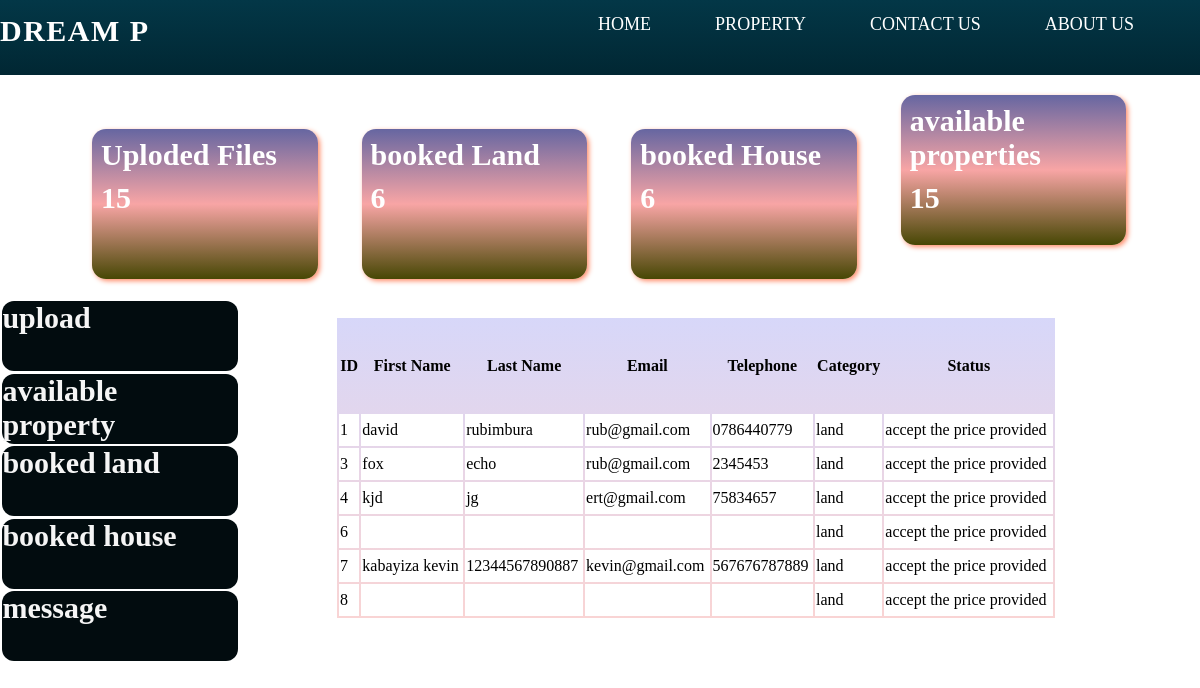
Screenshot of /bookedland.php with the database file from the repository.
### tables this page shows
CREATE TABLE `uploaded` (
  `idupload` int(11) NOT NULL,
  `file` varchar(255) NOT NULL,
  `category` varchar(255) NOT NULL,
  `province` varchar(255) NOT NULL,
  `district` varchar(255) NOT NULL,
  `sector` varchar(255) NOT NULL,
  `cell` varchar(255) NOT NULL,
  `village` varchar(255) NOT NULL,
  `value` decimal(10,2) NOT NULL,
  `latitude` decimal(9,6) NOT NULL,
  `longitude` decimal(9,6) NOT NULL
);

CREATE TABLE `booked` (
  `id` int(11) NOT NULL,
  `fname` varchar(255) DEFAULT NULL,
  `lname` varchar(255) DEFAULT NULL,
  `email` varchar(255) DEFAULT NULL,
  `tel` varchar(20) DEFAULT NULL,
  `category` varchar(255) DEFAULT NULL,
  `status` varchar(255) DEFAULT NULL
);

### bookedland.php (the view, shortened to what this page needs)
<?php include("config.php"); ?>
<?php
    $query = "SELECT COUNT(*) AS total FROM uploaded";
    $result = mysqli_query($con, $query);
    if ($result && mysqli_num_rows($result) > 0) {
        $row = mysqli_fetch_assoc($result);
        $totalCount = $row['total'];
    } else {
        $totalCount = 0;
    }
    $query = "SELECT idupload FROM uploaded ORDER BY idupload DESC LIMIT 1";
$result = mysqli_query($con, $query);
if ($result && mysqli_num_rows($result) > 0) {
    $row = mysqli_fetch_assoc($result);
    $lastId = $row['idupload'];
} else {
    $lastId = 0;
}
$query = "SELECT COUNT(*) AS count FROM property.booked WHERE category = 'land'";
$result = mysqli_query($con, $query);
$row = mysqli_fetch_assoc($result);
$count1 = $row['count'];
?><?php
$query = "SELECT COUNT(*) AS count FROM property.booked WHERE category = 'house'";
$result = mysqli_query($con, $query);
$row = mysqli_fetch_assoc($result);
$count = $row['count'];
?>
<!DOCTYPE html><html><head><title>page2</title>
    <link rel="stylesheet" type="text/css" href="home.css">
    <link rel="stylesheet" href="https://cdnjs.cloudflare.com/ajax/libs/font-awesome/6.4.2/css/all.min.css" />
    </head>
    <body>
        <nav>
            <div class="logo">
       <p>DREAM P</p>
            </div>
            <ul>
           <li><a href="index.php">Home</a></li>
          <li><a href="property.php">property</a></li>
          <li><a href="contact.php">contact us</a></li>
            <li><a href="about.php">about us</a></li></ul>
        </nav>
        <div class="dashboard">
    <div class="dashboard1">
        <p>Uploded Files</p>
        <p><?php echo $lastId; ?></p>
    </div>
    <div class="dashboard1">
        <p>booked Land</p>
        <p><?php echo $count1; ?></p>
    </div>
    <div class="dashboard1">
        <p>booked House</p>
        <p><?php echo $count; ?></p>
    </div>
    <div class="dashboard1">
        <p>available properties</p>
        <p><?php echo $totalCount; ?></p>
    </div>
</div>
    <div class="design1"><div class="design10">
    <a href="upload.php">
  <div class="design11">upload</div>
  </a>
<a href="uploadedfiles.php"><div class="design11">available property</div></a>
        <a href="bookedland.php"><div class="design11">booked land</div></a>
        <a href="bookedhouse.php"><div class="design11">booked house</div></a>
        <a href="message.php"><div class="design11">message</div></a></div>
        <div class="design12">
        <div class="dashboard4">
    <?php
$query = "SELECT * FROM booked WHERE category = 'land'";
$result = mysqli_query($con, $query);
echo '<div>';
echo '<table>';
echo '<tr>';
echo '<th>ID</th>';
echo '<th>First Name</th>';
echo '<th>Last Name</th>';
echo '<th>Email</th>';
echo '<th>Telephone</th>';
echo '<th>Category</th>';
echo '<th>Status</th>';
echo '</tr>';
while ($row = mysqli_fetch_assoc($result)) {
    echo '<tr>';
    echo '<td>' . $row['id'] . '</td>';
    echo '<td>' . $row['fname'] . '</td>';
    echo '<td>' . $row['lname'] . '</td>';
    echo '<td>' . $row['email'] . '</td>';
    echo '<td>' . $row['tel'] . '</td>';
    echo '<td>' . $row['category'] . '</td>';
    echo '<td>' . $row['status'] . '</td>';
    echo '</tr>';
}
echo '</table>';
echo '</div>';
?></div></div><br><br>
</body></html>

### home.css (style rules this page uses)
* { margin: 0%; text-decoration: none; }
nav { width: 100%; height: 75px ; background-image: linear-gradient(#033747,#012733); }
nav .logo { margin-top: 1.2%; font-size: 30px; font-weight: bold; float: left; color: white; text-transform: uppercase; letter-spacing: 1.5px; cursor: pointer; }
nav ul { float: right; margin-right: 3%; margin-top: 1.2%; }
nav li { display: inline-block; }
nav li a { font-size: 18px; text-transform: uppercase; padding: 35px 30px; color: white; text-decoration: none; }
.dashboard { margin-left: 6%; }
.dashboard p { font-size: 30px; color: white; font-weight: 700; margin: 4%; }
.dashboard1 { height: 150px; width: 20%; background-image: linear-gradient(rgb(102, 102, 161),rgb(248, 165, 165),rgb(71, 71, 4)); display: inline-block; margin: 20px; border-radius: 14px; box-shadow: 2px 2px 5px #ff8c69; }
.dashboard4 { margin: 19px; margin-bottom: 5%; }
.dashboard4 table { height: 300px; width: 80%; background-image: linear-gradient(rgb(215, 215, 249),rgb(249, 212, 212)); position: relative; margin-left: 6%; margin-bottom: 5%; }
.dashboard4 table td { background-color: white; height: 30px; }
.design11 { height: 70px; width: 98%; background-color: #020c0f; margin:1%; font-size: 30px; font-weight: 800; border-radius: 12px; color: whitesmoke; }
.design10 { height: 600px; width: 20%; float: left; display: inline-block; position: relative; border-radius: 18px; }
.design12 { height: 600px; width: 78%; display: inline-block; float: right; position: relative; border-radius: 18px; }

### rows the page displays
uploaded: idupload "15"
booked: id "1", fname "david", lname "rubimbura", email "rub@gmail.com", tel "0786440779", category "land", status "accept the price provided"
booked: id "3", fname "fox", lname "echo", email "rub@gmail.com", tel "2345453", category "land", status "accept the price provided"
booked: id "4", fname "kjd", lname "jg", email "ert@gmail.com", tel "75834657", category "land", status "accept the price provided"
booked: id "6", category "land", status "accept the price provided"
booked: id "7", fname "kabayiza kevin", lname "12344567890887", email "kevin@gmail.com", tel "567676787889", category "land", status "accept the price provided"
booked: id "8", category "land", status "accept the price provided"

### other values shown
$count1 "6"
$count "6"
$totalCount "15"
